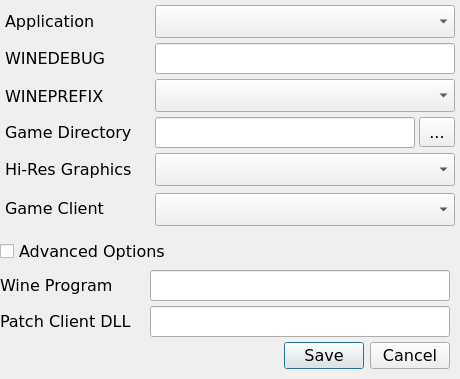
<?xml version="1.0" encoding="UTF-8"?>
<ui version="4.0">
 <class>dlgSettings</class>
 <widget class="QDialog" name="dlgSettings">
  <property name="windowModality">
   <enum>Qt::ApplicationModal</enum>
  </property>
  <property name="geometry">
   <rect>
    <x>0</x>
    <y>0</y>
    <width>460</width>
    <height>379</height>
   </rect>
  </property>
  <property name="font">
   <font>
    <family>Verdana</family>
    <pointsize>12</pointsize>
   </font>
  </property>
  <property name="windowTitle">
   <string>Game Settings</string>
  </property>
  <property name="modal">
   <bool>true</bool>
  </property>
  <widget class="QDialogButtonBox" name="btnBoxOptions">
   <property name="geometry">
    <rect>
     <x>0</x>
     <y>340</y>
     <width>450</width>
     <height>32</height>
    </rect>
   </property>
   <property name="orientation">
    <enum>Qt::Horizontal</enum>
   </property>
   <property name="standardButtons">
    <set>QDialogButtonBox::Cancel|QDialogButtonBox::Save</set>
   </property>
  </widget>
  <widget class="QLabel" name="lblApplication">
   <property name="geometry">
    <rect>
     <x>5</x>
     <y>10</y>
     <width>120</width>
     <height>23</height>
    </rect>
   </property>
   <property name="text">
    <string>Application</string>
   </property>
  </widget>
  <widget class="QComboBox" name="cboApplication">
   <property name="geometry">
    <rect>
     <x>155</x>
     <y>5</y>
     <width>300</width>
     <height>33</height>
    </rect>
   </property>
  </widget>
  <widget class="QLabel" name="lblDebug">
   <property name="geometry">
    <rect>
     <x>5</x>
     <y>47</y>
     <width>120</width>
     <height>23</height>
    </rect>
   </property>
   <property name="text">
    <string>WINEDEBUG</string>
   </property>
  </widget>
  <widget class="QLineEdit" name="txtDebug">
   <property name="geometry">
    <rect>
     <x>155</x>
     <y>43</y>
     <width>300</width>
     <height>31</height>
    </rect>
   </property>
  </widget>
  <widget class="QLabel" name="lblPrefix">
   <property name="geometry">
    <rect>
     <x>5</x>
     <y>85</y>
     <width>120</width>
     <height>23</height>
    </rect>
   </property>
   <property name="text">
    <string>WINEPREFIX</string>
   </property>
  </widget>
  <widget class="QLineEdit" name="txtPrefix">
   <property name="geometry">
    <rect>
     <x>155</x>
     <y>80</y>
     <width>300</width>
     <height>31</height>
    </rect>
   </property>
  </widget>
  <widget class="QComboBox" name="cboBottle">
   <property name="enabled">
    <bool>true</bool>
   </property>
   <property name="geometry">
    <rect>
     <x>155</x>
     <y>79</y>
     <width>300</width>
     <height>33</height>
    </rect>
   </property>
  </widget>
  <widget class="QLineEdit" name="txtGameDir">
   <property name="geometry">
    <rect>
     <x>155</x>
     <y>117</y>
     <width>260</width>
     <height>31</height>
    </rect>
   </property>
  </widget>
  <widget class="QToolButton" name="btnGameDir">
   <property name="geometry">
    <rect>
     <x>419</x>
     <y>117</y>
     <width>36</width>
     <height>30</height>
    </rect>
   </property>
   <property name="text">
    <string>...</string>
   </property>
  </widget>
  <widget class="QLabel" name="lblGameDir">
   <property name="geometry">
    <rect>
     <x>5</x>
     <y>121</y>
     <width>150</width>
     <height>23</height>
    </rect>
   </property>
   <property name="text">
    <string>Game Directory</string>
   </property>
  </widget>
  <widget class="QLabel" name="lblGraphics">
   <property name="geometry">
    <rect>
     <x>5</x>
     <y>158</y>
     <width>150</width>
     <height>23</height>
    </rect>
   </property>
   <property name="text">
    <string>Hi-Res Graphics</string>
   </property>
  </widget>
  <widget class="QComboBox" name="cboGraphics">
   <property name="geometry">
    <rect>
     <x>155</x>
     <y>153</y>
     <width>300</width>
     <height>33</height>
    </rect>
   </property>
  </widget>
  <widget class="QCheckBox" name="chkAdvanced">
   <property name="geometry">
    <rect>
     <x>0</x>
     <y>237</y>
     <width>280</width>
     <height>28</height>
    </rect>
   </property>
   <property name="text">
    <string>Advanced Options</string>
   </property>
   <property name="checked">
    <bool>false</bool>
   </property>
  </widget>
  <widget class="QLineEdit" name="txtProgram">
   <property name="geometry">
    <rect>
     <x>150</x>
     <y>270</y>
     <width>300</width>
     <height>31</height>
    </rect>
   </property>
  </widget>
  <widget class="QLabel" name="lblProgram">
   <property name="geometry">
    <rect>
     <x>0</x>
     <y>274</y>
     <width>140</width>
     <height>23</height>
    </rect>
   </property>
   <property name="text">
    <string>Wine Program</string>
   </property>
  </widget>
  <widget class="QLineEdit" name="txtPatchClient">
   <property name="geometry">
    <rect>
     <x>150</x>
     <y>306</y>
     <width>300</width>
     <height>31</height>
    </rect>
   </property>
  </widget>
  <widget class="QLabel" name="lblPatchClient">
   <property name="geometry">
    <rect>
     <x>0</x>
     <y>310</y>
     <width>150</width>
     <height>23</height>
    </rect>
   </property>
   <property name="text">
    <string>Patch Client DLL</string>
   </property>
  </widget>
  <widget class="QComboBox" name="cboGameClient">
   <property name="geometry">
    <rect>
     <x>155</x>
     <y>193</y>
     <width>300</width>
     <height>33</height>
    </rect>
   </property>
  </widget>
  <widget class="QLabel" name="lblGameClient">
   <property name="geometry">
    <rect>
     <x>5</x>
     <y>197</y>
     <width>150</width>
     <height>23</height>
    </rect>
   </property>
   <property name="text">
    <string>Game Client</string>
   </property>
  </widget>
 </widget>
 <resources/>
 <connections>
  <connection>
   <sender>btnBoxOptions</sender>
   <signal>accepted()</signal>
   <receiver>dlgSettings</receiver>
   <slot>accept()</slot>
   <hints>
    <hint type="sourcelabel">
     <x>248</x>
     <y>254</y>
    </hint>
    <hint type="destinationlabel">
     <x>157</x>
     <y>274</y>
    </hint>
   </hints>
  </connection>
  <connection>
   <sender>btnBoxOptions</sender>
   <signal>rejected()</signal>
   <receiver>dlgSettings</receiver>
   <slot>reject()</slot>
   <hints>
    <hint type="sourcelabel">
     <x>316</x>
     <y>260</y>
    </hint>
    <hint type="destinationlabel">
     <x>286</x>
     <y>274</y>
    </hint>
   </hints>
  </connection>
 </connections>
</ui>
